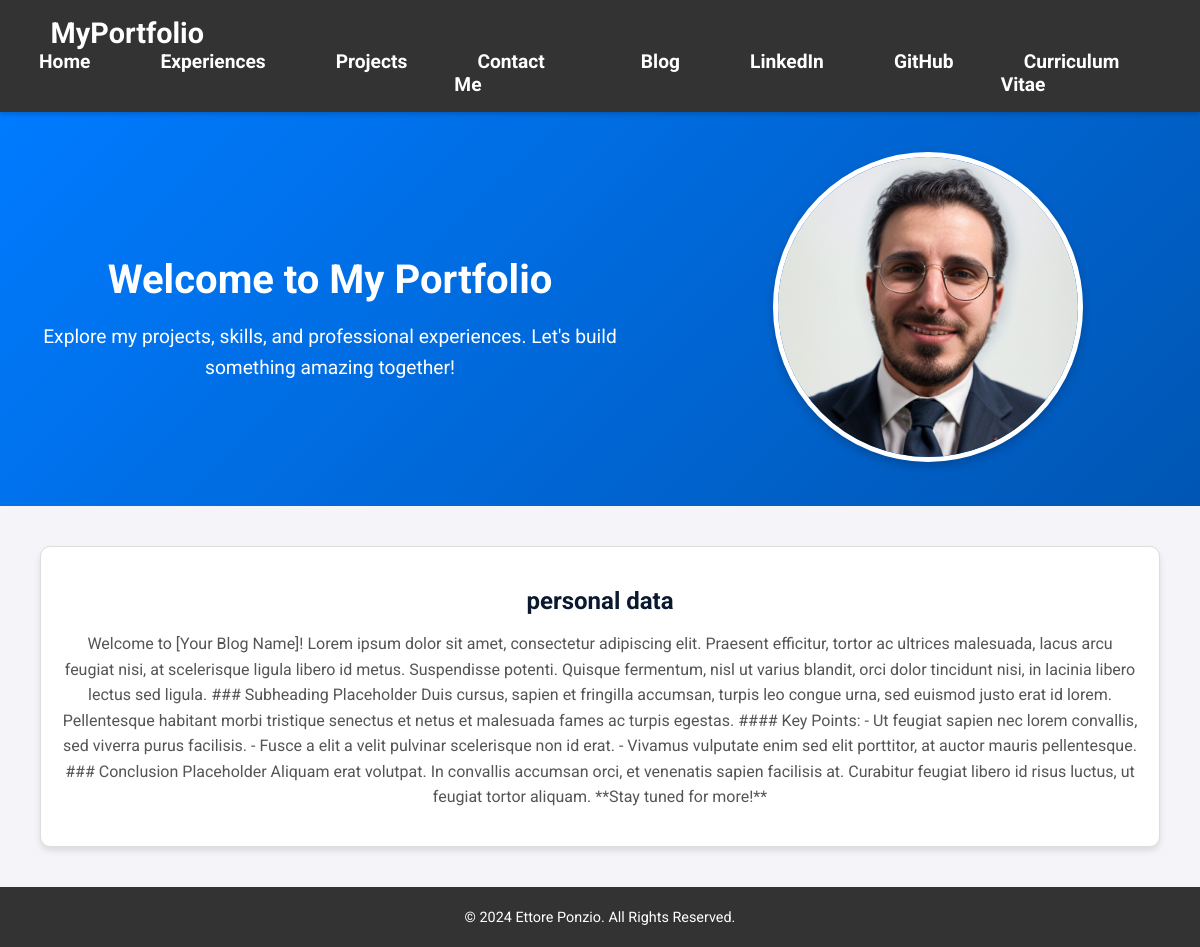
The page /en/ on the database its author committed.
### portfolio/models.py (models this page shows, shortened)
class Section(models.Model):
    title = models.CharField(
        max_length=200,
        help_text="Title of the section",
        verbose_name=_("Title")
    )
    description = models.TextField(
        help_text="Description content for the section",
        verbose_name=_("Description")
    )

### portfolio/views.py (the view)
# urls.py: 2. Add a URL to urlpatterns:  path('', views.home, name='home')
def home(request):
    sections = Section.objects.all()
    return render(request, 'portfolio/home.html', {'sections': sections})

### portfolio/templates/portfolio/home.html (shortened to what this page needs)
{% extends 'portfolio/base.html' %}
{% load static %}
{% load i18n %}
{% block styles %}
    <link rel="stylesheet" href="{% static 'portfolio/css/home.css' %}">
{% endblock %}
{% block content %}
<article class="home-page">
    <section class="hero-section">
        <div class="hero-text">
            <h1>{% trans "Welcome to My Portfolio" %}</h1>
            <p>
                {% trans "Explore my projects, skills, and professional experiences. Let's build something amazing together!" %}
            </p>
        </div>
        <div class="hero-image">
            <img src="{% static 'portfolio/images/profile.jpeg' %}" alt="{% trans 'Profile Image' %}">
        </div>
    </section>
    <section class="sections-container">
        {% for section in sections %}
        <div class="dynamic-section">
            <h2>{{ section.title }}</h2>
            <p>{{ section.description }}</p>
        </div>
        {% endfor %}
    </section>
</article>
{% endblock %}

### portfolio/static/portfolio/css/home.css (style rules this page uses)
body { font-family: 'Roboto', sans-serif; background-color: #f4f4f9; color: #0A192F; margin: 0; padding: 0; }
.hero-section { display: flex; flex-wrap: wrap; align-items: center; justify-content: space-between; padding: 20px; background: linear-gradient(135deg, #007BFF, #0056b3); color: #ffffff; text-align: center; }
.hero-section .hero-text { flex: 1; max-width: 50%; padding: 20px; }
.hero-section .hero-text h1 { font-size: 2.5rem; font-weight: bold; margin-bottom: 15px; }
.hero-section .hero-text p { font-size: 1.2rem; line-height: 1.6; }
.hero-section .hero-image { flex: 1; max-width: 40%; text-align: center; padding: 20px; }
.hero-section .hero-image img { width: 100%; max-width: 300px; border-radius: 50%; border: 5px solid #ffffff; box-shadow: 0 4px 10px rgba(0, 0, 0, 0.2); }
.sections-container { display: grid; grid-template-columns: repeat(auto-fit, minmax(300px, 1fr)); gap: 20px; margin: 20px; padding: 20px; }
.dynamic-section { background-color: #ffffff; padding: 20px; border: 1px solid #ddd; border-radius: 10px; box-shadow: 0 4px 6px rgba(0, 0, 0, 0.1); transition: transform 0.3s ease, box-shadow 0.3s ease; text-align: center; }
.dynamic-section h2 { font-size: 1.5rem; margin-bottom: 10px; color: #0A192F; }
.dynamic-section p { font-size: 1rem; color: #555; line-height: 1.6; }

### rows shown on the page
Section: title "personal data", description "Welcome to [Your Blog Name]! Lorem ipsum dolor sit amet, consectetur adipiscing elit. Praesent efficitur, tortor ac ultrices malesuada, lacus arcu feugiat nisi, at scelerisque ligula libero id metus. Suspendisse potenti. Quisque fermentum, nisl ut varius blandit, orci dolor tincidunt nisi, in lacinia libero lectus sed ligula. ### Subheading Placeholder Duis cursus, sapien et fringilla accumsan, turpis leo congue urna, sed euismod justo erat id lorem. Pellentesque habitant morbi tristique senectus et netus et malesuada fames ac turpis egestas. #### Key Points: - Ut feugiat sapien nec lorem convallis, sed viverra purus facilisis. - Fusce a elit a velit pulvinar scelerisque non id erat. -…"
